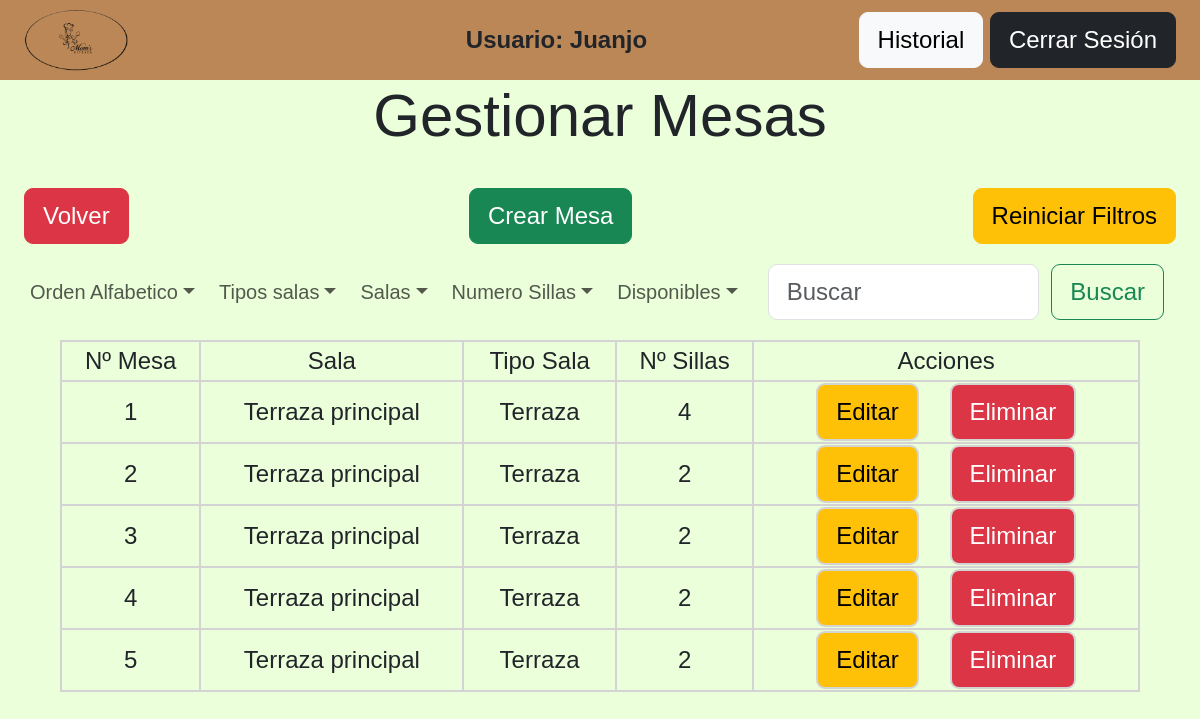
The app's page /view/admin/gestionarMesas.php?sala=1 (signed in) with its own data.
### tables this page shows
CREATE TABLE `mesa` (
  `id_mesa` INT NOT NULL AUTO_INCREMENT,
  `id_sala` INT NOT NULL,
  `libre` TINYINT NOT NULL,
  `num_sillas` INT(2) NOT NULL,
  PRIMARY KEY (`id_mesa`)
);

CREATE TABLE `sala` (
  `id_sala` INT NOT NULL AUTO_INCREMENT,
  `id_tipoSala` INT NOT NULL,
  `nombre_sala` VARCHAR(45) NOT NULL,
  `imagen_sala` VARCHAR(255) NOT NULL,
  PRIMARY KEY (`id_sala`)
);

CREATE TABLE `tipo_sala` (
  `id_tipoSala` INT NOT NULL AUTO_INCREMENT,
  `tipo_sala` VARCHAR(45) NOT NULL,
  PRIMARY KEY (`id_tipoSala`)
);

### procesos/filtrosMesas.php (called while the page is built, shortened)
<?php
    try{
        if(isset($_GET['orden'])){
            $orden = $_GET['orden'];
            $sqlOrden = "SELECT *
                        FROM mesa m
                        LEFT JOIN sala s ON m.id_sala = s.id_sala
                        LEFT JOIN tipo_sala tp ON s.id_tipoSala = tp.id_tipoSala
                        ORDER BY m.id_mesa $orden";
            $stmtResultado = $conn->prepare($sqlOrden);
        } else if(isset($_GET['sala'])){
            $salaID = trim($_GET['sala']);
            $sqlMesaXsala = "SELECT *
                            FROM mesa m
                            LEFT JOIN sala s ON m.id_sala = s.id_sala
                            LEFT JOIN tipo_sala tp ON s.id_tipoSala = tp.id_tipoSala
                            WHERE s.id_sala = :salaID";
            $stmtResultado = $conn->prepare($sqlMesaXsala);
            $stmtResultado->bindParam(":salaID", $salaID, PDO::PARAM_INT);
        } else if(isset($_GET['numeroSillas'])){
            $numSilla = trim($_GET['numeroSillas']);
                $sqlNumeroSillaMesa = "SELECT *
                                    FROM mesa m
                                    LEFT JOIN sala s ON m.id_sala = s.id_sala
                                    LEFT JOIN tipo_sala tp ON s.id_tipoSala = tp.id_tipoSala
                                    WHERE m.num_sillas = :numSilla";
                if(isset($_SESSION['salaID'])){
                    $idDeSala = $_SESSION['salaID'];
                    $sqlNumeroSillaMesa .= " AND s.id_sala = :id_sala";
                }
                $stmtResultado = $conn->prepare($sqlNumeroSillaMesa);
                $stmtResultado->bindParam(":numSilla", $numSilla, PDO::PARAM_INT);
                if(isset($_SESSION['salaID'])){
                    $stmtResultado->bindParam(":id_sala", $idDeSala, PDO::PARAM_INT);
                }
        } else if(isset($_GET['disponible'])){
            $libre = 0;
            if(isset($_SESSION['salaID'])){
                $sqlDisponibles = "SELECT *
                                FROM mesa m
                                LEFT JOIN sala s ON m.id_sala = s.id_sala
                                LEFT JOIN tipo_sala tp ON s.id_tipoSala = tp.id_tipoSala
                                WHERE m.libre = :libre AND s.id_sala = :salaID";
                $stmtResultado = $conn->prepare($sqlDisponibles);
                $stmtResultado->bindParam(":libre", $libre, PDO::PARAM_INT);
                $stmtResultado->bindParam(":salaID", $_SESSION['salaID'], PDO::PARAM_INT);
            } else {
                $sqlDisponibles = "SELECT *
                                FROM mesa m
                                LEFT JOIN sala s ON m.id_sala = s.id_sala
                                LEFT JOIN tipo_sala tp ON s.id_tipoSala = tp.id_tipoSala
                                WHERE m.libre = :libre";
                $stmtResultado = $conn->prepare($sqlDisponibles);
                $stmtResultado->bindParam(":libre", $libre, PDO::PARAM_INT);
            }
        } else {
            $sqlMesas = "SELECT *
                        FROM mesa m
                        LEFT JOIN sala s ON m.id_sala = s.id_sala
                        LEFT JOIN tipo_sala tp ON s.id_tipoSala = tp.id_tipoSala";
            $stmtResultado = $conn->prepare($sqlMesas);
        }
        $stmtResultado->execute();
        $result = $stmtResultado->fetchAll(PDO::FETCH_ASSOC);
    } catch(PDOException $e) {
        echo "Error: ". $e->getMessage();
        die();
    }

### view/admin/gestionarMesas.php (the view, shortened to what this page needs)
<?php
    require_once '../../procesos/conexion.php';
    require_once '../../procesos/filtrosMesas.php';
?>
<!DOCTYPE html>
<html lang="en">
<head>
    <link rel="stylesheet" href="../../css/admin.css">
    <link rel="stylesheet" href="https://cdnjs.cloudflare.com/ajax/libs/bootstrap/5.3.0/css/bootstrap.min.css">
    <link rel="stylesheet" href="https://cdn.jsdelivr.net/npm/sweetalert2@11.14.5/dist/sweetalert2.min.css">
</head>
<body class="body2">
    <header>
        <nav>
            <div id="pequeño2">
                <img src="../../img/logoRestaurante.png" alt="Logo" id="logo2">
            </div>
            <div class="sesionIniciada">
                <p>Usuario: <?php echo $_SESSION['nombre']?></p>
            </div>
            <div class="cerrarSesion">
                <a id="bug" href="../filtros.php">
                    <button type="submit" class="btn btn-light"  id="cerrarSesion">Historial</button>
                </a>
                <a href="../../procesos/logout.php">
                    <button type="submit" class="btn btn-dark" id="cerrarSesion">Cerrar Sesión</button>
                </a>
            </div>
        </nav>
    </header>
    <h1>Gestionar Mesas</h1>
    <div id="divReiniciar">
        <a href="borrarSesionesMesas.php?salir=1">
            <button class="btn btn-danger">Volver</button>
        </a>
        <a href="crearMesa.php">
            <button class="btn btn-success">Crear Mesa</button>
        </a>
        <a href="borrarSesionesMesas.php?borrar=5">
            <button class="btn btn-warning">Reiniciar Filtros</button>
        </a>
    </div>
    <nav class="navbar navbar-expand-lg barra">
    <div class="container-fluid">
        <div class="collapse navbar-collapse" id="navbarSupportedContent">
            <ul class="navbar-nav me-auto mb-2 mb-lg-0">
                <li class="nav-item dropdown">
                    <a class="nav-link dropdown-toggle enlace-barra" href="#" role="button" data-bs-toggle="dropdown" aria-expanded="false">Orden Alfabetico</a>
                </li>
                <li class="nav-item dropdown">
                    <a class="nav-link dropdown-toggle" href="#" role="button" data-bs-toggle="dropdown" aria-expanded="false">Tipos salas</a>
                </li>
                <li class="nav-item dropdown">
                    <a class="nav-link dropdown-toggle enlace-barra" href="#" role="button" data-bs-toggle="dropdown" aria-expanded="false">Salas</a>
                </li>
                <li class="nav-item dropdown">
                    <a class="nav-link dropdown-toggle enlace-barra" href="#" role="button" data-bs-toggle="dropdown" aria-expanded="false">Numero Sillas</a>
                </li>
                <li class="nav-item dropdown"><a class="nav-link dropdown-toggle" href="gestionarMesas.php?disponible">Disponibles</a></li>
            </ul>
            <form class="d-flex" role="search" method="GET" action="">
                <input class="form-control me-2" type="search" name="query" value="<?php echo isset($_SESSION['query']) ? $_SESSION['query'] : '' ?>" placeholder="Buscar" aria-label="Search">
                <button class="btn btn-outline-success" type="submit">Buscar</button>
            </form>
        </div>
    </div>
    </nav>
    <?php
        if($result){
            echo "<table>";
            echo "<thead>";
            echo "<tr>";
            echo "<th>Nº Mesa</th>";
            echo "<th>Sala</th>";
            echo "<th>Tipo Sala</th>";
            echo "<th>Nº Sillas</th>";
            echo "<th>Acciones</th>";
            echo "</tr>";
            echo "</thead>";
            echo "<tbody>";
            foreach($result as $fila){
                $idMesa = htmlspecialchars($fila['id_mesa']);
                $nombreSala = htmlspecialchars($fila['nombre_sala']);
                $tipoSala = htmlspecialchars($fila['tipo_sala']);
                $sillas = htmlspecialchars($fila['num_sillas']);
                echo "<tr>
                    <td>$idMesa</td>
                    <td>$nombreSala</td>
                    <td>$tipoSala</td>
                    <td>$sillas</td>
                    <td>
                        <a href='editarMesa.php?id=$idMesa' class='btn btn-warning'>Editar</a>
                        <a href='#' onclick='confirmarEliminacion($idMesa)' class='btn btn-danger'>Eliminar</a>
                    </td>
                </tr>";
            }
            echo "</tbody>";
            echo "</table>";
        } else {
            echo "<p>No hay resultados</p>";
        }
    ?>
</body>
</html>

### css/admin.css (style rules this page uses)
* { font-family: "Exo", sans-serif; font-optical-sizing: auto; font-weight: 500; font-style: normal; font-size: 3vh }
body, html { height: 100vh; width: 100vw; overflow-x: hidden }
h1 { text-align: center; }
form { background-color: rgba(255, 255, 255, 0.9); width: 50%; height: 70%; margin: auto; border-radius: 20px; box-shadow: rgba(0, 0, 0, 0.25) 0px 54px 55px, rgba(0, 0, 0, 0.12) 0px -12px 30px, rgba(0, 0, 0, 0.12) 0px 4px 6px, rgba(0, 0, 0, 0.17) 0px 12px 13px, rgba(0, 0, 0, 0.09) 0px -3px 5px; display: flex; }
header { width: 100vw; height: 10vh; background-color: #bb8756; }
.btn-primary, .form-control { width: 90% !important; margin: auto; }
button { margin-top: 3vh !important; margin-bottom: 3vh !important; }
#logo2 { height: auto; width: 45%; }
#pequeño2 { align-content: center; height: 100%; width: 20%; }
.body2 { background-color: #EBFFDB; min-height: 100vh !important; }
nav, ul { height: 100% !important; }
nav { display: flex; justify-content: space-between; align-items: center; margin-right: 2vw; margin-left: 2vw }
ul { margin: 0 !important; padding: 0 !important; display: flex; }
p { font-weight: bolder; }
#cerrarSesion, p { margin: 0 !important; }
.btn-danger { margin-left: 2vw; margin-bottom: 0 !important; }
.barra { height: 12vh !important; padding: 0 !important; margin: 0 !important; background-color: #EBFFDB; }
#bug { color: #bb8756 !important; }
.d-flex { padding-right: 1.5vw; padding-left: 1.5vw; background-color: none !important; box-shadow: none; background-color: transparent; margin-right: 0; margin-left: 0; }
.barra * { font-size: 2.5vh; }
table { width: 90vw; margin-left: 5vw; margin-right: 5vw; }
table * { text-align: center; border: lightgray 2px solid !important; }
#divReiniciar { display: flex; width: 100vw; justify-content: space-between; padding-right: 2vw; height: 10vh !important; }

### records on screen
mesa: id_mesa "1", id_sala.nombre_sala "Terraza principal", tipo_sala.tipo_sala "Terraza", num_sillas "4"
mesa: id_mesa "2", id_sala.nombre_sala "Terraza principal", tipo_sala.tipo_sala "Terraza", num_sillas "2"
mesa: id_mesa "3", id_sala.nombre_sala "Terraza principal", tipo_sala.tipo_sala "Terraza", num_sillas "2"
mesa: id_mesa "4", id_sala.nombre_sala "Terraza principal", tipo_sala.tipo_sala "Terraza", num_sillas "2"
mesa: id_mesa "5", id_sala.nombre_sala "Terraza principal", tipo_sala.tipo_sala "Terraza", num_sillas "2"

### other values on screen
$_SESSION['nombre'] "Juanjo"
